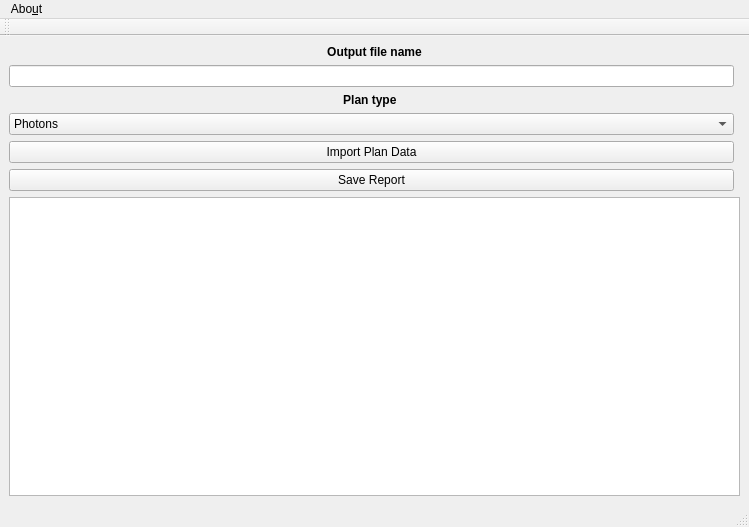
<?xml version="1.0" encoding="UTF-8"?>
<ui version="4.0">
 <class>MainWindow</class>
 <widget class="QMainWindow" name="MainWindow">
  <property name="geometry">
   <rect>
    <x>0</x>
    <y>0</y>
    <width>749</width>
    <height>527</height>
   </rect>
  </property>
  <property name="windowTitle">
   <string>PyPlanScoring - Left Chest Wall Case - 3D CRT</string>
  </property>
  <property name="windowIcon">
   <iconset resource="../../../pyplanscoring/qt_ui/icons.qrc">
    <normaloff>:/icons/app.png</normaloff>:/icons/app.png</iconset>
  </property>
  <widget class="QWidget" name="centralwidget">
   <layout class="QGridLayout" name="gridLayout">
    <item row="6" column="0">
     <widget class="QPushButton" name="save_reports_button">
      <property name="toolTip">
       <string>&lt;html&gt;&lt;head/&gt;&lt;body&gt;&lt;p&gt;&lt;span style=&quot; font-weight:600;&quot;&gt;Save
                                constrains and evaluated scoring reports on *.xls file&lt;/span&gt;&lt;/p&gt;&lt;/body&gt;&lt;/html&gt;
                            </string>
      </property>
      <property name="text">
       <string>Save Report</string>
      </property>
      <property name="icon">
       <iconset resource="../../../pyplanscoring/qt_ui/icons.qrc">
        <normaloff>:/icons/export.png</normaloff>:/icons/export.png</iconset>
      </property>
     </widget>
    </item>
    <item row="4" column="0">
     <widget class="QComboBox" name="plan_type_combo">
      <property name="toolTip">
       <string>&lt;html&gt;&lt;head/&gt;&lt;body&gt;&lt;p&gt;Select hybrid plan or not.&lt;/p&gt;&lt;/body&gt;&lt;/html&gt;</string>
      </property>
      <item>
       <property name="text">
        <string>Photons</string>
       </property>
      </item>
      <item>
       <property name="text">
        <string>Photons + electrons</string>
       </property>
      </item>
     </widget>
    </item>
    <item row="5" column="0">
     <widget class="QPushButton" name="import_button">
      <property name="toolTip">
       <string>&lt;html&gt;&lt;head/&gt;&lt;body&gt;&lt;p&gt;&lt;span style=&quot; font-weight:600;&quot;&gt;Import
                                plan data - set the folder containing RP,RS,RD dicom files&lt;/span&gt;&lt;/p&gt;&lt;/body&gt;&lt;/html&gt;
                            </string>
      </property>
      <property name="text">
       <string>Import Plan Data</string>
      </property>
      <property name="icon">
       <iconset resource="../../../pyplanscoring/qt_ui/icons.qrc">
        <normaloff>:/icons/import1.png</normaloff>:/icons/import1.png</iconset>
      </property>
     </widget>
    </item>
    <item row="8" column="0" colspan="2">
     <widget class="QTextBrowser" name="textBrowser"/>
    </item>
    <item row="1" column="0" colspan="2">
     <widget class="QLabel" name="label">
      <property name="text">
       <string>&lt;html&gt;&lt;head/&gt;&lt;body&gt;&lt;p align=&quot;center&quot;&gt;&lt;span style=&quot; font-weight:600;&quot;&gt;Output file name&lt;/span&gt;&lt;/p&gt;&lt;/body&gt;&lt;/html&gt;</string>
      </property>
     </widget>
    </item>
    <item row="2" column="0">
     <widget class="QLineEdit" name="lineEdit"/>
    </item>
    <item row="3" column="0">
     <widget class="QLabel" name="label_2">
      <property name="text">
       <string>&lt;html&gt;&lt;head/&gt;&lt;body&gt;&lt;p align=&quot;center&quot;&gt;&lt;span style=&quot; font-weight:600;&quot;&gt;Plan type &lt;/span&gt;&lt;/p&gt;&lt;/body&gt;&lt;/html&gt;</string>
      </property>
     </widget>
    </item>
   </layout>
  </widget>
  <widget class="QMenuBar" name="menubar">
   <property name="geometry">
    <rect>
     <x>0</x>
     <y>0</y>
     <width>749</width>
     <height>30</height>
    </rect>
   </property>
   <widget class="QMenu" name="menuAbout">
    <property name="title">
     <string>Abo&amp;ut</string>
    </property>
    <addaction name="action_developer"/>
   </widget>
   <addaction name="menuAbout"/>
  </widget>
  <widget class="QStatusBar" name="statusbar"/>
  <widget class="QToolBar" name="toolBar">
   <property name="windowTitle">
    <string>toolBar</string>
   </property>
   <attribute name="toolBarArea">
    <enum>TopToolBarArea</enum>
   </attribute>
   <attribute name="toolBarBreak">
    <bool>false</bool>
   </attribute>
  </widget>
  <action name="action_developer">
   <property name="text">
    <string>&amp;Developer</string>
   </property>
  </action>
  <action name="actionDicom_Data">
   <property name="text">
    <string>Dicom Data</string>
   </property>
  </action>
 </widget>
 <resources>
  <include location="../../../pyplanscoring/qt_ui/icons.qrc"/>
 </resources>
 <connections/>
</ui>
